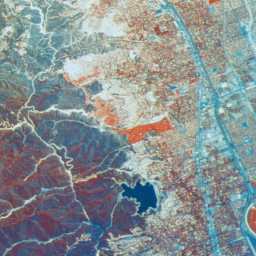
//> input picture images/color/Aerial.bmp, 256 x 256 px
$ ./sobel ../../images/color/Aerial.bmp   (built with g++ and OpenCV 4)
//> lines starting //> are read from the running program, lines starting //| are printed output that depends on the picture
//> further down, image is the input picture: 256 rows x 256 cols, CV_8UC3; mean B, G, R 145.7, 144.1, 134.9
#include <opencv2/opencv.hpp>
#include<iostream>
#include<vector>
#include<cmath>


//double ->ucharのマイナス値およびオーバーフローの対策
uchar convertToUchar(double value) {
	if (value < 0) {
		return 0;
	}
	else if (value > 255) {
		return 255;
	}

	return (uchar)value;
}

//水平方向のエッジ検出用カーネル
std::vector<double> horizontalSobelKernel() {
	return std::vector<double> {
		-1, 0, 1,
			-2, 0, 2,
			-1, 0, 1
	};
}

//鉛直方向のエッジ検出用カーネル
std::vector<double> verticalSobelKernel() {
	return std::vector<double> {
		-1, -2, -1,
			0, 0, 0,
			1, 2, 1
	};
}

cv::Mat GrayConvertedFromBGR(cv::Mat &BGR_img) {

	int img_rows = BGR_img.rows;
//> img_rows = 256
	int img_cols = BGR_img.cols;
//> img_cols = 256
	cv::Mat gray_img = cv::Mat::zeros(img_cols, img_rows, CV_8U);

	for (int j = 0; j < img_rows; ++j) {
		cv::Vec3b *BGR_img_row_ptr = BGR_img.ptr<cv::Vec3b>(j);
		uchar *gray_img_row_ptr = gray_img.ptr<uchar>(j);
		for (int i = 0; i < img_cols; ++i) {
			gray_img_row_ptr[i] =
				BGR_img_row_ptr[i][0] * 0.144 +
				BGR_img_row_ptr[i][1] * 0.587 +
				BGR_img_row_ptr[i][2] * 0.299;
		}
	}
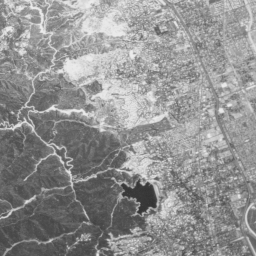
//> gray_img: 256 rows x 256 cols, CV_8UC1; min 51, max 236, mean 145.4
	return gray_img;
}

//img_tmpに格納された値をスケーリングしてgray_imgに代入する関数
void substituteScaledValue(cv::Mat &gray_img, std::vector<double> img_tmp, double max, double min) {

	int img_rows = gray_img.rows;
	int img_cols = gray_img.cols;
	for (int j = 0; j < img_rows; ++j) {
		uchar *img_row_ptr = gray_img.ptr<uchar>(j);
		for (int i = 0; i < img_cols; ++i) {
			img_row_ptr[i] = convertToUchar(255 * (img_tmp[i + j * img_cols] - min) / (max - min));
		}
	}
}

void sobelConvolution(cv::Mat &gray_img, std::vector<double> kernel, int kernel_size) {
	int img_rows = gray_img.rows;
	int img_cols = gray_img.cols;

	int kernel_h = (kernel_size - 1) / 2;
	double max = 0, min = 0;
	//vector はあらかじめサイズを指定してやるとメモリ領域のとり直ししなくて済み，より高速
	std::vector<double> img_tmp = {};

	for (int j = 0; j < img_rows; ++j) {

		for (int i = 0; i < img_cols; ++i) {
			double conv_sum = 0;
			for (int k = -kernel_h; k < kernel_h + 1; ++k) {
				if (j + k < 0 || j + k >= img_rows) {
					continue;
				}
				uchar *img_row_ptr = gray_img.ptr<uchar>(j + k);
				for (int l = -kernel_h; l < kernel_h + 1; ++l) {
					if (i + l < 0 || i + l >= img_cols) {
						continue;
					}
					conv_sum += (double)img_row_ptr[i + l] * kernel[(kernel_h + l) + (kernel_h + k)*kernel_size];
					//std::cout << (double)img_row_ptr[i + l] * kernel[(kernel_h + l) + (kernel_h + k)*kernel_size] << " :conv value ("<<l+1<<","<<k+1<<")\n";
				}
			}

			//畳み込み結果の絶対値をとる
			if (conv_sum < 0) {
				conv_sum = -conv_sum;
			}

			//スケーリングに必要な最大値，最小値を保存
			if (conv_sum >= max) {
				max = conv_sum;
			}
			if (conv_sum <= min) {
				min = conv_sum;
			}

			//imgの画素(i,j)の計算結果がimg_dst[i+j*img_cols]に格納される
			img_tmp.emplace_back(conv_sum);

		}
	}

	//スケーリングしてgray_imgに代入
	substituteScaledValue(gray_img, img_tmp, max, min);
}


void sobelFilter(cv::Mat &gray_img) {
	int kernel_size = 3;
	int img_cols = gray_img.cols;
//> img_cols = 256
	int img_rows = gray_img.rows;
//> img_rows = 256

	std::vector<double> img_fused_tmp = {};
	double fused_sobel_max = 0, fused_sobel_min = 0;

	std::vector<double> horizontal_kernel = horizontalSobelKernel();
	std::vector<double> vertical_kernel = verticalSobelKernel();

	cv::Mat gray_img_clone = gray_img.clone();

	//水平方向のsobel処理をgray_imgに実行し，結果を表示
	sobelConvolution(gray_img, horizontal_kernel, kernel_size);
//> the loop in sobelConvolution, `for (int j = 0; j < img_rows; ++j)` made 256 passes
//> max on passes 1 to 3: 534, 688, 707
//> after the loop in sobelConvolution, `for (int j = 0; j < img_rows; ++j)`: max = 876; min = 0; img_tmp = 65536 items
//> after the loop in substituteScaledValue, `for (int j = 0; j < img_rows; ++j)`:
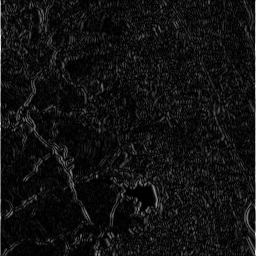
//> gray_img: 256 rows x 256 cols, CV_8UC1; min 0, max 255, mean 17.4
	cv::imshow("horizontal sobel", gray_img);
	cv::waitKey(0);

	//鉛直方向のsobel処理をgray_img_cloneに実行し，結果を表示
	sobelConvolution(gray_img_clone, vertical_kernel, kernel_size);
//> call 2 of substituteScaledValue, with max = 942, min = 0
//> after the loop in substituteScaledValue (call 2), `for (int j = 0; j < img_rows; ++j)`:
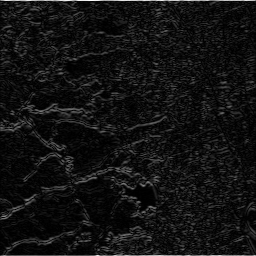
//> gray_img: 256 rows x 256 cols, CV_8UC1; min 0, max 255, mean 18
	cv::imshow("vertical sobel", gray_img_clone);
	cv::waitKey(0);

	//水平・鉛直の処理結果の合成
	for (int j = 0; j < img_rows; ++j) {
		uchar *img_hrz_row_ptr = gray_img.ptr<uchar>(j);
		uchar *img_vrt_row_ptr = gray_img_clone.ptr<uchar>(j);
		for (int i = 0; i < img_cols; ++i) {

			//水平・鉛直の処理結果の二乗和平方根をとり，img_fused_tmpに格納
			img_fused_tmp.emplace_back(
				(double)pow(img_hrz_row_ptr[i] * img_hrz_row_ptr[i]
					+ img_vrt_row_ptr[i] * img_vrt_row_ptr[i], 0.5));

			//スケーリングに必要な最大値，最小値を保存
			if (img_fused_tmp[i + j * img_cols] >= fused_sobel_max) {
				fused_sobel_max = img_fused_tmp[i + j * img_cols];
			}
			if (img_fused_tmp[i + j * img_cols] <= fused_sobel_min) {
				fused_sobel_min = img_fused_tmp[i + j * img_cols];
			}
		}
	}
//> this loop made 256 passes
//> fused_sobel_max on passes 1 to 3: 255, 255, 255
//> after the loop, img_fused_tmp = 65536 items; fused_sobel_max = 255.2; fused_sobel_min = 0

	//合成した値をスケーリングしてgray_imgに代入
	substituteScaledValue(gray_img, img_fused_tmp, fused_sobel_max, fused_sobel_min);
//> call 3 of substituteScaledValue, with max = 255.2, min = 0
//> after the loop in substituteScaledValue (call 3), `for (int j = 0; j < img_rows; ++j)`:
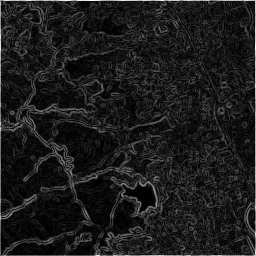
//> gray_img: 256 rows x 256 cols, CV_8UC1; min 0, max 255, mean 27.8

}

int main(int argc, char *argv[])
{
	cv::Mat image = cv::imread(argv[1]);
	cv::imshow("original", image);
	cv::waitKey(0);

	cv::Mat gray = GrayConvertedFromBGR(image);
	cv::imshow("gray", gray);
	cv::waitKey(0);

	sobelFilter(gray);
	cv::imshow("fused sobel", gray);
	cv::waitKey(0);

	return 0;
}

$ run again, on images/color/Balloon.bmp
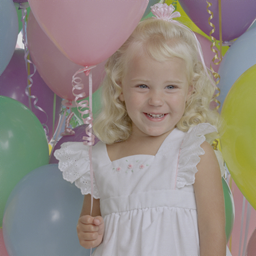
//> input picture images/color/Balloon.bmp, 256 x 256 px
//> image is the input picture: 256 rows x 256 cols, CV_8UC3; mean B, G, R 131.5, 137.9, 146.4
//> after the loop in GrayConvertedFromBGR, `for (int j = 0; j < img_rows; ++j)`:
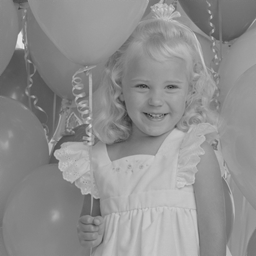
//> gray_img: 256 rows x 256 cols, CV_8UC1; min 33, max 234, mean 143.2
//> the loop in sobelConvolution, `for (int j = 0; j < img_rows; ++j)` made 256 passes
//> max on passes 1 to 3: 406, 541, 545
//> after the loop in sobelConvolution, `for (int j = 0; j < img_rows; ++j)`: max = 648; min = 0; img_tmp = 65536 items
//> the loop in sobelFilter, `for (int j = 0; j < img_rows; ++j)` made 256 passes
//> fused_sobel_max on passes 1 to 3: 225.6, 225.6, 225.6
//> after the loop in sobelFilter, `for (int j = 0; j < img_rows; ++j)`: fused_sobel_max = 255; fused_sobel_min = 0
//> after the loop in substituteScaledValue (call 3), `for (int j = 0; j < img_rows; ++j)`:
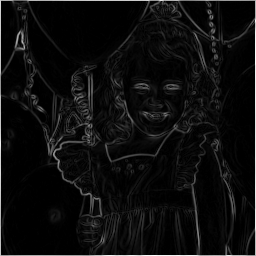
//> gray_img: 256 rows x 256 cols, CV_8UC1; min 0, max 255, mean 13.2

$ run again, on images/color/Earth.bmp
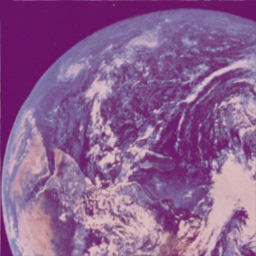
//> input picture images/color/Earth.bmp, 256 x 256 px
//> image is the input picture: 256 rows x 256 cols, CV_8UC3; mean B, G, R 144.1, 95.4, 140.1
//> after the loop in GrayConvertedFromBGR, `for (int j = 0; j < img_rows; ++j)`:
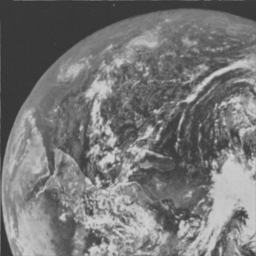
//> gray_img: 256 rows x 256 cols, CV_8UC1; min 53, max 211, mean 118.1
//> the loop in sobelConvolution, `for (int j = 0; j < img_rows; ++j)` made 256 passes
//> max on passes 1 to 3: 183, 240, 240
//> after the loop in sobelConvolution, `for (int j = 0; j < img_rows; ++j)`: max = 808; min = 0; img_tmp = 65536 items
//> the loop in sobelConvolution (call 2), `for (int j = 0; j < img_rows; ++j)` made 256 passes
//> max on passes 1 to 3: 261, 261, 261
//> the loop in sobelFilter, `for (int j = 0; j < img_rows; ++j)` made 256 passes
//> fused_sobel_max on passes 1 to 3: 82, 82, 82
//> after the loop in sobelFilter, `for (int j = 0; j < img_rows; ++j)`: fused_sobel_max = 255; fused_sobel_min = 0
//> after the loop in substituteScaledValue (call 3), `for (int j = 0; j < img_rows; ++j)`:
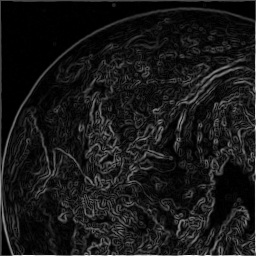
//> gray_img: 256 rows x 256 cols, CV_8UC1; min 0, max 255, mean 24.2
